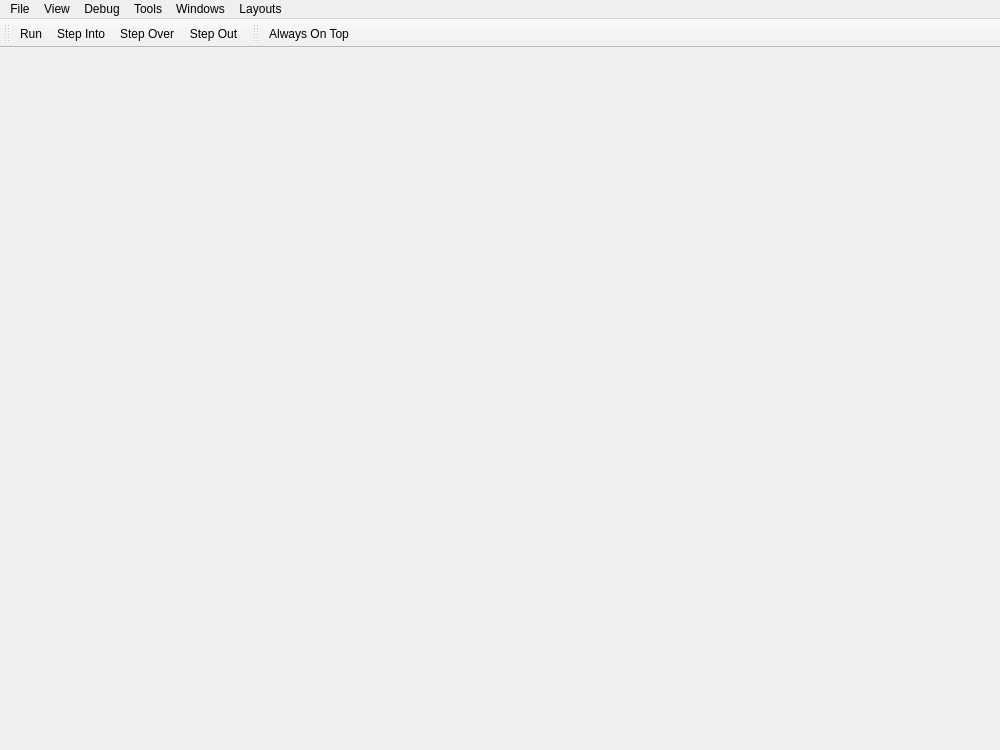
<?xml version="1.0" encoding="UTF-8"?>
<ui version="4.0">
 <class>DebuggerWindow</class>
 <widget class="QMainWindow" name="DebuggerWindow">
  <property name="geometry">
   <rect>
    <x>0</x>
    <y>0</y>
    <width>1000</width>
    <height>750</height>
   </rect>
  </property>
  <property name="windowTitle">
   <string>PCSX2 Debugger</string>
  </property>
  <property name="windowIcon">
   <iconset>
    <normalon>:/icons/AppIcon64.png</normalon>
   </iconset>
  </property>
  <widget class="QToolBar" name="toolBarDebug">
   <property name="contextMenuPolicy">
    <enum>Qt::PreventContextMenu</enum>
   </property>
   <property name="windowTitle">
    <string>Debug</string>
   </property>
   <property name="movable">
    <bool>true</bool>
   </property>
   <property name="iconSize">
    <size>
     <width>16</width>
     <height>16</height>
    </size>
   </property>
   <property name="toolButtonStyle">
    <enum>Qt::ToolButtonTextBesideIcon</enum>
   </property>
   <property name="floatable">
    <bool>true</bool>
   </property>
   <attribute name="toolBarArea">
    <enum>TopToolBarArea</enum>
   </attribute>
   <attribute name="toolBarBreak">
    <bool>false</bool>
   </attribute>
   <addaction name="actionRun"/>
   <addaction name="actionStepInto"/>
   <addaction name="actionStepOver"/>
   <addaction name="actionStepOut"/>
  </widget>
  <widget class="QMenuBar" name="menuBar">
   <property name="geometry">
    <rect>
     <x>0</x>
     <y>0</y>
     <width>1000</width>
     <height>20</height>
    </rect>
   </property>
   <widget class="QMenu" name="menuFile">
    <property name="title">
     <string>File</string>
    </property>
    <addaction name="actionAnalyse"/>
   </widget>
   <widget class="QMenu" name="menuDebug">
    <property name="title">
     <string>Debug</string>
    </property>
    <addaction name="actionRun"/>
    <addaction name="actionStepInto"/>
    <addaction name="actionStepOver"/>
    <addaction name="actionStepOut"/>
   </widget>
   <widget class="QMenu" name="menuWindows">
    <property name="title">
     <string>Windows</string>
    </property>
   </widget>
   <widget class="QMenu" name="menuView">
    <property name="title">
     <string>View</string>
    </property>
    <addaction name="actionOnTop"/>
   </widget>
   <widget class="QMenu" name="menuLayouts">
    <property name="title">
     <string>Layouts</string>
    </property>
    <addaction name="actionResetAllLayouts"/>
    <addaction name="actionResetDefaultLayouts"/>
   </widget>
   <widget class="QMenu" name="menuTools">
    <property name="title">
     <string>Tools</string>
    </property>
   </widget>
   <addaction name="menuFile"/>
   <addaction name="menuView"/>
   <addaction name="menuDebug"/>
   <addaction name="menuTools"/>
   <addaction name="menuWindows"/>
   <addaction name="menuLayouts"/>
  </widget>
  <widget class="QToolBar" name="toolBarView">
   <property name="windowTitle">
    <string>View</string>
   </property>
   <attribute name="toolBarArea">
    <enum>TopToolBarArea</enum>
   </attribute>
   <attribute name="toolBarBreak">
    <bool>false</bool>
   </attribute>
   <addaction name="actionOnTop"/>
  </widget>
  <action name="actionRun">
   <property name="icon">
    <iconset theme="play-line"/>
   </property>
   <property name="text">
    <string>Run</string>
   </property>
  </action>
  <action name="actionStepInto">
   <property name="icon">
    <iconset theme="debug-step-into-line"/>
   </property>
   <property name="text">
    <string>Step Into</string>
   </property>
   <property name="shortcut">
    <string>F11</string>
   </property>
  </action>
  <action name="actionStepOver">
   <property name="icon">
    <iconset theme="debug-step-over-line"/>
   </property>
   <property name="text">
    <string>Step Over</string>
   </property>
   <property name="shortcut">
    <string>F10</string>
   </property>
  </action>
  <action name="actionStepOut">
   <property name="icon">
    <iconset theme="debug-step-out-line"/>
   </property>
   <property name="text">
    <string>Step Out</string>
   </property>
   <property name="shortcut">
    <string>Shift+F11</string>
   </property>
  </action>
  <action name="actionOnTop">
   <property name="checkable">
    <bool>true</bool>
   </property>
   <property name="icon">
    <iconset theme="pin-filled"/>
   </property>
   <property name="text">
    <string>Always On Top</string>
   </property>
   <property name="toolTip">
    <string>Show this window on top</string>
   </property>
  </action>
  <action name="actionAnalyse">
   <property name="icon">
    <iconset theme="magnifier-line"/>
   </property>
   <property name="text">
    <string>Analyze</string>
   </property>
  </action>
  <action name="actionResetAllLayouts">
   <property name="text">
    <string>Reset All Layouts</string>
   </property>
  </action>
  <action name="actionResetDefaultLayouts">
   <property name="text">
    <string>Reset Default Layouts</string>
   </property>
  </action>
  <action name="actionResetSplitterPositions">
   <property name="text">
    <string>Reset Splitter Positions</string>
   </property>
  </action>
 </widget>
 <resources/>
 <connections/>
</ui>
